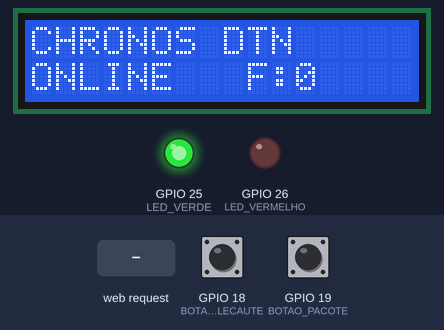
Recording of a sketch running on a simulated ESP32. Parts: 16×2 character LCD, output pins drawn as LEDs (lit = HIGH). The test bench sets the inputs (shaded band); at power-on: GPIO 18 (BOTAO_BLECAUTE) HIGH, GPIO 19 (BOTAO_PACOTE) HIGH. WiFi joins after 1.5 s; servers stay silent unless stated; what the sketch prints to the serial monitor is not drawn.

Above: at 5.3 s.
5.4 s: GPIO 18 (BOTAO_BLECAUTE) pulled LOW for 0.15 s
At 5.8 s:
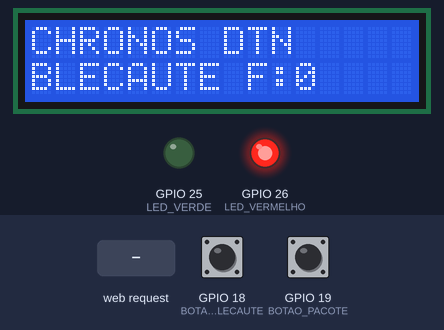
7.0 s: GPIO 19 (BOTAO_PACOTE) pulled LOW for 0.15 s
At 8.2 s:
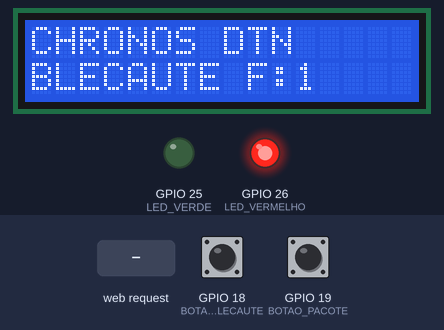
8.6 s: HTTP request GET /toggle-blecaute received
At 9.4 s:
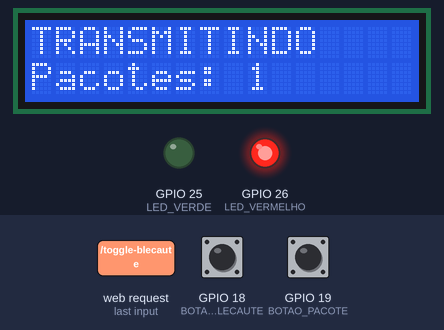
14.1 s: GPIO 18 (BOTAO_BLECAUTE) pulled LOW for 1 s
At 14.8 s:
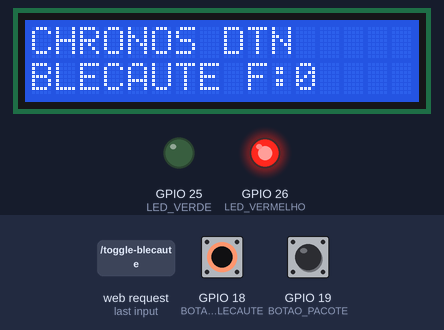
16.6 s: GPIO 18 (BOTAO_BLECAUTE) pulled LOW for 3.2 s
At 17.9 s:
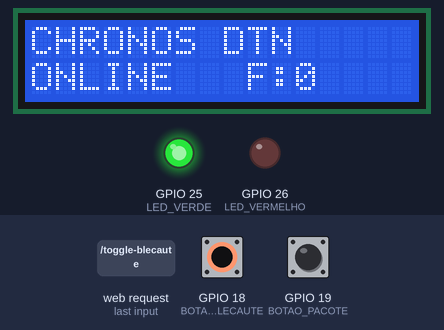
Timing chart, 0 to 19.6 s (numbered marks = the images above; inputs shaded):
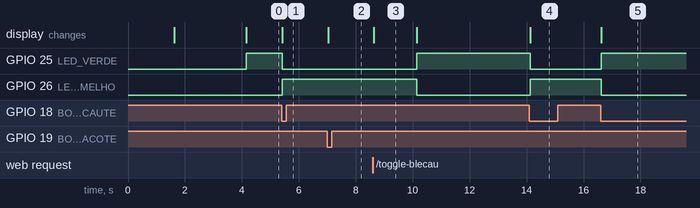

The sketch:

sketch.ino
```cpp
#include <WiFi.h>
#include <WebServer.h>
#include <Wire.h>
#include <LiquidCrystal_I2C.h>

// =====================
// CONFIGURAÇÕES DO WIFI
// =====================
const char* ssid = "Wokwi-GUEST";
const char* password = "";

// Servidor web na porta 80
WebServer server(80);

// =====================
// PINOS DO PROJETO
// =====================
#define LED_VERDE 25
#define LED_VERMELHO 26

#define BOTAO_BLECAUTE 18
#define BOTAO_PACOTE 19

// LCD I2C no endereco 0x27, 16 colunas e 2 linhas
LiquidCrystal_I2C lcd(0x27, 16, 2);

// =====================
// VARIÁVEIS DO SISTEMA
// =====================
bool blecaute = false;

int filaPacotes = 0;
int pacotesGerados = 0;
int pacotesTransmitidos = 0;
int pacotesRetidos = 0;

const int latenciaMs = 1280;

bool ultimoEstadoBlecaute = HIGH;
bool ultimoEstadoPacote = HIGH;

// =====================
// FUNÇÕES DO LCD E LEDS
// =====================
void atualizarTela() {
  lcd.clear();
  lcd.setCursor(0, 0);
  lcd.print("CHRONOS DTN");

  lcd.setCursor(0, 1);

  if (blecaute) {
    lcd.print("BLECAUTE F:");
  } else {
    lcd.print("ONLINE   F:");
  }

  lcd.print(filaPacotes);
}

void atualizarLeds() {
  if (blecaute || filaPacotes > 0) {
    digitalWrite(LED_VERDE, LOW);
    digitalWrite(LED_VERMELHO, HIGH);
  } else {
    digitalWrite(LED_VERDE, HIGH);
    digitalWrite(LED_VERMELHO, LOW);
  }
}

void transmitirFila() {
  if (!blecaute && filaPacotes > 0) {
    lcd.clear();
    lcd.setCursor(0, 0);
    lcd.print("TRANSMITINDO");
    lcd.setCursor(0, 1);
    lcd.print("Pacotes: ");
    lcd.print(filaPacotes);

    Serial.print("Transmitindo pacotes retidos: ");
    Serial.println(filaPacotes);

    pacotesTransmitidos += filaPacotes;
    filaPacotes = 0;

    delay(1500);
  }
}

// =====================
// LÓGICA DO PROJETO
// =====================
void alternarBlecaute() {
  blecaute = !blecaute;

  Serial.print("Status alterado para: ");
  Serial.println(blecaute ? "BLECAUTE" : "ONLINE");

  if (!blecaute) {
    transmitirFila();
  }

  atualizarTela();
  atualizarLeds();
}

void gerarPacote() {
  pacotesGerados++;

  if (blecaute) {
    filaPacotes++;
    pacotesRetidos++;

    Serial.println("Pacote retido na fila DTN.");
  } else {
    pacotesTransmitidos++;

    Serial.println("Pacote transmitido com sucesso.");
  }

  atualizarTela();
  atualizarLeds();
}

// =====================
// ENDPOINT: DASHBOARD
// =====================
void handleDashboard() {
  String statusAtual = blecaute ? "BLECAUTE" : "ONLINE";
  String corStatus = blecaute ? "#ef4444" : "#22c55e";

  String html = "";
  html += "<!DOCTYPE html>";
  html += "<html lang='pt-BR'>";
  html += "<head>";
  html += "<meta charset='UTF-8'>";
  html += "<meta name='viewport' content='width=device-width, initial-scale=1.0'>";
  html += "<meta http-equiv='refresh' content='3'>";
  html += "<title>Chronos DTN</title>";
  html += "<style>";
  html += "body{font-family:Arial;background:#0f172a;color:#e5e7eb;margin:0;padding:20px;}";
  html += ".container{max-width:900px;margin:auto;}";
  html += "h1{color:#38bdf8;}";
  html += ".grid{display:grid;grid-template-columns:repeat(auto-fit,minmax(180px,1fr));gap:15px;}";
  html += ".card{background:#1e293b;border-radius:12px;padding:18px;box-shadow:0 4px 12px rgba(0,0,0,.3);}";
  html += ".label{font-size:14px;color:#94a3b8;}";
  html += ".value{font-size:28px;font-weight:bold;margin-top:8px;}";
  html += ".status{color:" + corStatus + ";}";
  html += "a{display:inline-block;margin-top:20px;margin-right:10px;padding:12px 16px;background:#2563eb;color:white;text-decoration:none;border-radius:8px;}";
  html += "a.red{background:#dc2626;}";
  html += "a.green{background:#16a34a;}";
  html += ".desc{line-height:1.5;color:#cbd5e1;}";
  html += "</style>";
  html += "</head>";
  html += "<body>";
  html += "<div class='container'>";
  html += "<h1>Chronos DTN Dashboard</h1>";
  html += "<p class='desc'>Simulador IoT de um no de retransmissao lunar com fila DTN para retencao de pacotes durante blecautes de comunicacao.</p>";

  html += "<div class='grid'>";

  html += "<div class='card'>";
  html += "<div class='label'>Status da conexao</div>";
  html += "<div class='value status'>" + statusAtual + "</div>";
  html += "</div>";

  html += "<div class='card'>";
  html += "<div class='label'>Fila DTN</div>";
  html += "<div class='value'>" + String(filaPacotes) + "</div>";
  html += "</div>";

  html += "<div class='card'>";
  html += "<div class='label'>Pacotes gerados</div>";
  html += "<div class='value'>" + String(pacotesGerados) + "</div>";
  html += "</div>";

  html += "<div class='card'>";
  html += "<div class='label'>Pacotes transmitidos</div>";
  html += "<div class='value'>" + String(pacotesTransmitidos) + "</div>";
  html += "</div>";

  html += "<div class='card'>";
  html += "<div class='label'>Pacotes retidos</div>";
  html += "<div class='value'>" + String(pacotesRetidos) + "</div>";
  html += "</div>";

  html += "<div class='card'>";
  html += "<div class='label'>Latencia simulada</div>";
  html += "<div class='value'>" + String(latenciaMs) + "ms</div>";
  html += "</div>";

  html += "</div>";

  html += "<a class='green' href='/gerar-pacote'>Gerar pacote</a>";
  html += "<a class='red' href='/toggle-blecaute'>Alternar blecaute</a>";
  html += "<a href='/status'>Ver JSON /status</a>";
  html += "<a href='/pacotes'>Ver JSON /pacotes</a>";

  html += "</div>";
  html += "</body>";
  html += "</html>";

  server.send(200, "text/html", html);
}

// =====================
// ENDPOINT JSON: STATUS
// =====================
void handleStatus() {
  String statusAtual = blecaute ? "BLECAUTE" : "ONLINE";

  String json = "{";
  json += "\"no\":\"SAT-LUA-01\",";
  json += "\"status\":\"" + statusAtual + "\",";
  json += "\"filaPacotes\":" + String(filaPacotes) + ",";
  json += "\"latenciaMs\":" + String(latenciaMs);
  json += "}";

  server.send(200, "application/json", json);
}

// =====================
// ENDPOINT JSON: PACOTES
// =====================
void handlePacotes() {
  String json = "{";
  json += "\"gerados\":" + String(pacotesGerados) + ",";
  json += "\"transmitidos\":" + String(pacotesTransmitidos) + ",";
  json += "\"retidos\":" + String(pacotesRetidos) + ",";
  json += "\"filaDTN\":" + String(filaPacotes);
  json += "}";

  server.send(200, "application/json", json);
}

// =====================
// ENDPOINT JSON: TOGGLE BLECAUTE
// =====================
void handleToggleBlecaute() {
  alternarBlecaute();

  String statusAtual = blecaute ? "BLECAUTE" : "ONLINE";

  String json = "{";
  json += "\"mensagem\":\"Status alterado\",";
  json += "\"statusAtual\":\"" + statusAtual + "\",";
  json += "\"filaPacotes\":" + String(filaPacotes);
  json += "}";

  server.send(200, "application/json", json);
}

// =====================
// ENDPOINT: GERAR PACOTE
// =====================
void handleGerarPacote() {
  gerarPacote();

  String json = "{";
  json += "\"mensagem\":\"Pacote gerado\",";
  json += "\"status\":\"" + String(blecaute ? "RETIDO_DTN" : "TRANSMITIDO") + "\",";
  json += "\"filaPacotes\":" + String(filaPacotes) + ",";
  json += "\"pacotesGerados\":" + String(pacotesGerados);
  json += "}";

  server.send(200, "application/json", json);
}

// =====================
// SETUP
// =====================
void setup() {
  Serial.begin(115200);

  // LCD I2C
  Wire.begin(21, 22);
  lcd.init();
  lcd.backlight();

  lcd.setCursor(0, 0);
  lcd.print("CHRONOS DTN");
  lcd.setCursor(0, 1);
  lcd.print("Iniciando...");

  // LEDs
  pinMode(LED_VERDE, OUTPUT);
  pinMode(LED_VERMELHO, OUTPUT);

  // Botões com pullup interno
  pinMode(BOTAO_BLECAUTE, INPUT_PULLUP);
  pinMode(BOTAO_PACOTE, INPUT_PULLUP);

  // Wi-Fi
  Serial.println("Conectando ao WiFi...");
  WiFi.begin(ssid, password);

  while (WiFi.status() != WL_CONNECTED) {
    delay(500);
    Serial.print(".");
  }

  Serial.println("");
  Serial.println("WiFi conectado!");
  Serial.print("IP do ESP32: ");
  Serial.println(WiFi.localIP());

  lcd.clear();
  lcd.setCursor(0, 0);
  lcd.print("WiFi conectado");
  lcd.setCursor(0, 1);
  lcd.print(WiFi.localIP());

  delay(2500);

  // Rotas do servidor
  server.on("/", handleDashboard);
  server.on("/status", handleStatus);
  server.on("/pacotes", handlePacotes);
  server.on("/toggle-blecaute", handleToggleBlecaute);
  server.on("/gerar-pacote", handleGerarPacote);

  server.begin();

  Serial.println("Servidor Web iniciado.");
  Serial.println("Endpoints disponiveis:");
  Serial.println("/");
  Serial.println("/status");
  Serial.println("/pacotes");
  Serial.println("/toggle-blecaute");
  Serial.println("/gerar-pacote");

  atualizarTela();
  atualizarLeds();
}

// =====================
// LOOP
// =====================
void loop() {
  server.handleClient();

  bool estadoBlecaute = digitalRead(BOTAO_BLECAUTE);
  bool estadoPacote = digitalRead(BOTAO_PACOTE);

  if (estadoBlecaute == LOW && ultimoEstadoBlecaute == HIGH) {
    alternarBlecaute();
    delay(300);
  }

  if (estadoPacote == LOW && ultimoEstadoPacote == HIGH) {
    gerarPacote();
    delay(300);
  }

  ultimoEstadoBlecaute = estadoBlecaute;
  ultimoEstadoPacote = estadoPacote;
}
```

Measured:
- after the input at 5.4 s, GPIO 25 (LED_VERDE): HIGH → LOW at once; GPIO 26 (LED_VERMELHO): LOW → HIGH at once; the display: changes at once (image 1)
- after the input at 7.0 s, the display: changes at once (image 2)
- after the input at 8.6 s, GPIO 25 (LED_VERDE): LOW → HIGH after 1.6 s; GPIO 26 (LED_VERMELHO): HIGH → LOW after 1.6 s; the display: changes at once (image 3)
- after the input at 14.1 s, GPIO 25 (LED_VERDE): HIGH → LOW at once; GPIO 26 (LED_VERMELHO): LOW → HIGH at once; the display: changes at once (image 4)
- after the input at 16.6 s, GPIO 25 (LED_VERDE): LOW → HIGH at once; GPIO 26 (LED_VERMELHO): HIGH → LOW at once; the display: changes at once (image 5)
- what the display in image 3 shows lasts 1.6 s, from 8.6 s to 10.2 s
